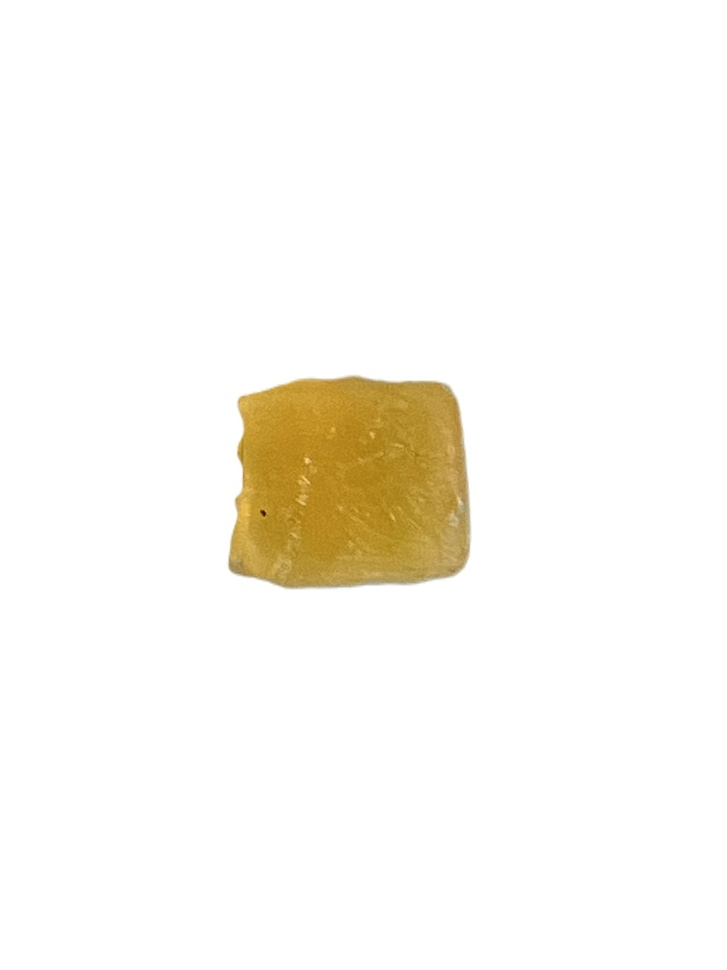
#> input picture calibration curve/3.0 (1).jpg, 727 x 970 px, shrunk from 1280 x 1707 before the run; its folder holds only this picture in this run
$ python get_rgb_data.py
#> lines starting #> are read from the running program, lines starting #| are printed output that depends on the picture; after the words box and inside, x2 and y2 are one past the last pixel; in counts of white or black regions, pixels touching at a corner belong together
### image_processing.py
import numpy as np
import scipy.ndimage as nd
import skimage as ski


def preprocess(img):
  """Remove most of the background."""
  elevation_map = ski.filters.sobel(img)
  elevation_map = (elevation_map * 255).astype(np.uint8)
  mask_from_elevation_map = (elevation_map[:, :, 2] < 100) & (elevation_map[:, :, 1] > 17) & (elevation_map[:, :, 0] < 150)
  mask_from_image = (img[:, :, 2] < 100) & (img[:, :, 1] > 70) & (img[:, :, 0] < 100)
  mask = mask_from_elevation_map | mask_from_image
  masked_image = np.ones_like(img) * 255
  masked_image[mask] = img[mask]
  return masked_image

def remove_background(img, preliminary_mask):
  """Remove the background."""
  # Turn the image to grayscale
  gray_image = ski.color.rgb2gray(preliminary_mask)
  # Denoise the image
  blurred_image = ski.filters.gaussian(gray_image, sigma=4)
  # Apply a threshold of 0.8 to the image
  threshold = 0.8
  binary_mask = blurred_image < threshold
  # Create an all zero values array with the same shape as our binary mask
  binary_mask_image = np.ones_like(img) * 255
  binary_mask_image[binary_mask] = 0
  # Label the objects
  labeled_image, _ = ski.measure.label(binary_mask, return_num=True)
  # Get the areas of the objects to remove small objects
  objects = ski.measure.regionprops(labeled_image)
  object_areas = [obj["area"] for obj in objects]
  if len(object_areas) > 2:
    largest = np.partition(object_areas, -1)[-1]
    # Remove small objects
    small_objects =[obj for obj in objects if obj.area<largest]
    for i in small_objects:
      labeled_image[i.bbox[0]:i.bbox[2], i.bbox[1]:i.bbox[3]]=0
  # Fill holes
  solid_labels = nd.binary_fill_holes(labeled_image).astype(int)
  # Final mask
  final_mask = solid_labels > 0
  # Output
  output_image = np.ones_like(img) * 255
  output_image[final_mask] = img[final_mask]
  return output_image

### get_rgb_data.py
"""Get RGB From Images

This script get RGB values from images in folder 'training data'.
And then, save these data in 'training data.csv'.

The script remove the background of an image before geting the average RGB values of it.
The comprison of processed images and their RGB values is shown as a figure.
"""
import csv
import image_processing as ip
import matplotlib.pyplot as plt
import numpy as np
import os
import re
import skimage as ski
from natsort import natsorted


def load_images(folder_name):
  """Load images in the folder."""
  folder_path = os.path.join(os.getcwd(), folder_name)
  list_files = os.listdir(folder_path)
  list_files = natsorted(list_files)
  image_dict = {}
  for filename in list_files:
    file_path = os.path.join(folder_path, filename)
    image_dict[filename] = ski.io.imread(file_path)
  return image_dict

def get_rgb(img):
  """Get the average RGB of an image."""
  # Create a mask for white regions
  white_mask = np.all(img == [255, 255, 255], axis=-1)
  # Invert the mask to select non-white regions
  non_white_mask = ~white_mask
  # Extract non-white pixels from the image
  non_white_pixels = img[non_white_mask]
  # Calculate the average RGB values for non-white regions
  average_rgb = np.mean(non_white_pixels, axis=0)
  return average_rgb

def comparison(imgs):
  """Display the comparison of processed images and their the RGB values."""
  # Count number
  number = len(imgs)
  if number < 1:
    return
  # Remove background
  image_names = list(imgs.keys())
  processed_images = {}
  for i in image_names:
    processed_images[i] = ip.remove_background(imgs[i], ip.preprocess(imgs[i]))
  # Display images
  fig = plt.figure(figsize=(8, 8))
  axes = np.zeros((2, number), dtype=object)
  for i in range(0, number):
    axes[0, i] = fig.add_subplot(2, number, 1+i)
    axes[0, i].axis("off")
    axes[0, i].imshow(processed_images[image_names[i]])
    axes[0, i].set_title(image_names[i][:-7])
  axes[1, 0] = fig.add_subplot(2, 1, 2)
  # Show RGB values
  pHs = np.array([float(re.findall(r'\d+\.\d+', i)[0]) for i in image_names])
  rgb = []
  for i in image_names:
    rgb.append(get_rgb(processed_images[i]))
  # Plots of R
  red = np.array([i[0] for i in rgb])
  p1 = axes[1, 0].plot(pHs, red, color="lightcoral", linestyle='None', marker="o")
  # Plots of G
  green = np.array([i[1] for i in rgb])
  p2 = axes[1, 0].plot(pHs, green, color="yellowgreen", linestyle='None', marker="D")
  # Plots of B
  blue = np.array([i[2] for i in rgb])
  p3 = axes[1, 0].plot(pHs, blue, color="cornflowerblue", linestyle='None', marker="s")
  # Show RGB values
  for a, b in zip(pHs, red):
    axes[1, 0].text(a, b, str("{:.2f}".format(b)), color="lightcoral")
  for a, b in zip(pHs, green):
    axes[1, 0].text(a, b, str("{:.2f}".format(b)), color="yellowgreen")
  for a, b in zip(pHs, blue):
    axes[1, 0].text(a, b, str("{:.2f}".format(b)), color="cornflowerblue")
  # Add legends
  axes[1, 0].legend((p1[0], p2[0], p3[0]), ("R", "G", "B"), loc='center left', bbox_to_anchor=(1, 0.5))
  plt.show()
  # Save data
  with open('training data.csv', 'w') as f:
    writer = csv.writer(f)
    writer.writerow(pHs)
    writer.writerow(["{:.2f}".format(i[0]) for i in rgb])
    writer.writerow(["{:.2f}".format(i[1]) for i in rgb])
    writer.writerow(["{:.2f}".format(i[2]) for i in rgb])

def main():
  image_dict = load_images('calibration curve')
#> image_dict = 1 item
  comparison(image_dict)
#> in comparison, `number = len(imgs)`: number = 1
#> in comparison, `image_names = list(imgs.keys())`: image_names = ['3.0 (1).jpg']
#> the loop in comparison, `for i in image_names:` made 1 pass
#> i on pass 1: '3.0 (1).jpg'
#> pass 1, in preprocess, `elevation_map = ski.filters.sobel(img)`:
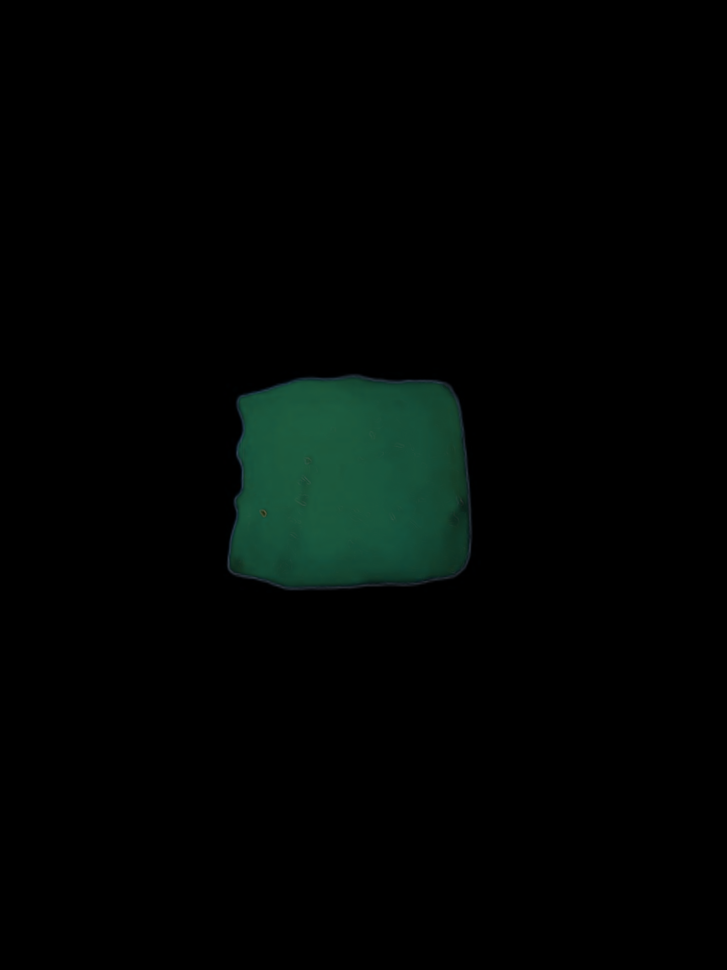
#> elevation_map: shape (970, 727, 3) float64; mean R, G, B 0.00617, 0.0198, 0.0144
#> pass 1, in preprocess, `mask_from_elevation_map = (elevation_map[:, :, 2] < 100) & (elevation_..`:
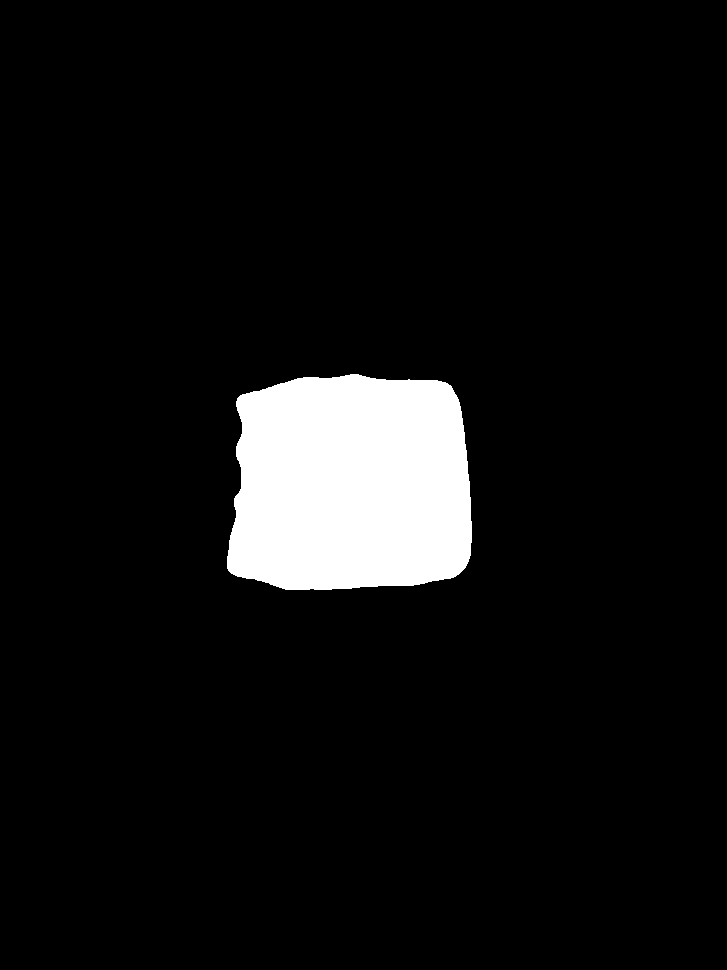
#> mask_from_elevation_map: shape (970, 727) bool; 6.7% white; 1 white region, box (x1, y1, x2, y2) and area: (227, 374, 472, 590) 47045
#> after the loop in comparison, `for i in image_names:`: processed_images = 1 item
#> in comparison, `pHs = np.array([float(re.findall(r'\d+\.\d+', i)[0]) for i in image_na..`: pHs = [3]
#> the loop in comparison, `for i in image_names:` made 1 pass
#> i on pass 1: '3.0 (1).jpg'
#> pass 1, in get_rgb, `white_mask = np.all(img == [255, 255, 255], axis=-1)`:
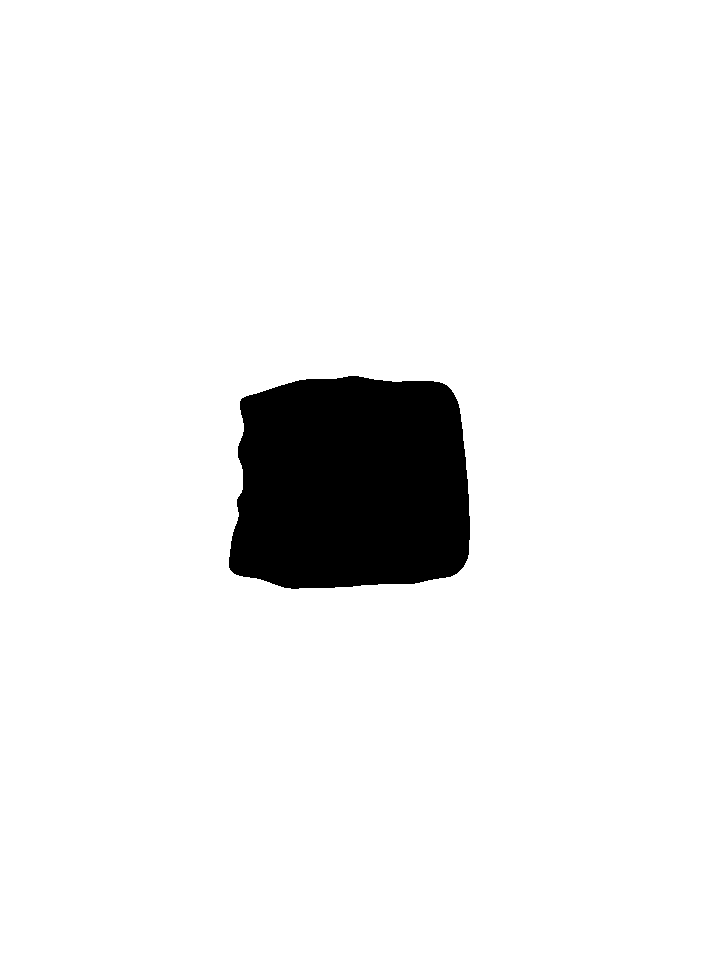
#> white_mask: shape (970, 727) bool; 93.5% white; 1 black region, box (x1, y1, x2, y2) and area: (229, 376, 470, 589) 45490
#> after the loop in comparison, `for i in image_names:`: rgb = [[185.3, 146.7, 53.3]]
#> in comparison, `red = np.array([i[0] for i in rgb])`: red = [185.3]
#> in comparison, `p1 = axes[1, 0].plot(pHs, red, color="lightcoral", linestyle='None', m..`: p1 = 1 item
#> in comparison, `green = np.array([i[1] for i in rgb])`: green = [146.7]
#> in comparison, `p2 = axes[1, 0].plot(pHs, green, color="yellowgreen", linestyle='None'..`: p2 = 1 item
#> in comparison, `blue = np.array([i[2] for i in rgb])`: blue = [53.3]
#> in comparison, `p3 = axes[1, 0].plot(pHs, blue, color="cornflowerblue", linestyle='Non..`: p3 = 1 item
#> the loop in comparison, `for a, b in zip(pHs, red):` made 1 pass
#> (a, b) on pass 1: (3, 185.3)
#> the loop in comparison, `for a, b in zip(pHs, green):` made 1 pass
#> (a, b) on pass 1: (3, 146.7)
#> the loop in comparison, `for a, b in zip(pHs, blue):` made 1 pass
#> (a, b) on pass 1: (3, 53.3)
#> in comparison, `plt.show()`:
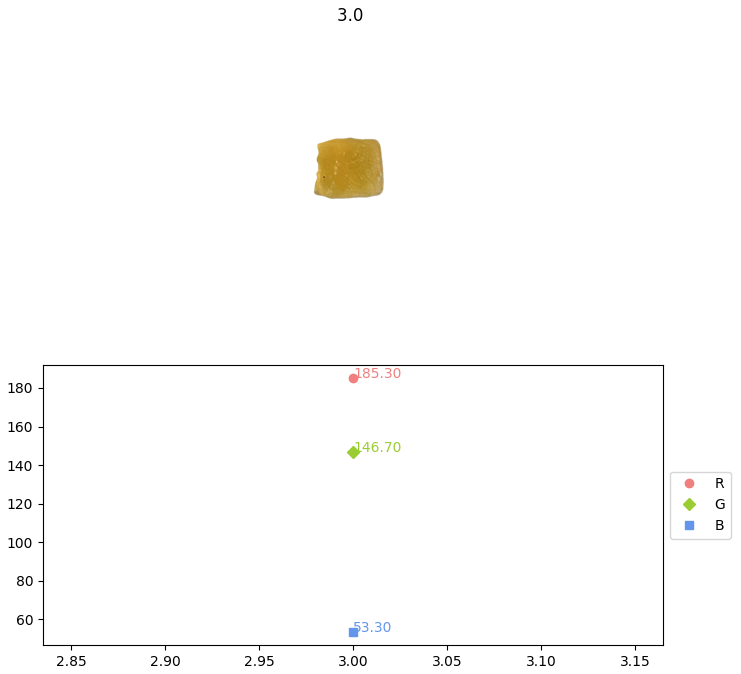
#> figure drawn by matplotlib, 2 panels


if __name__ == "__main__":
    main()
